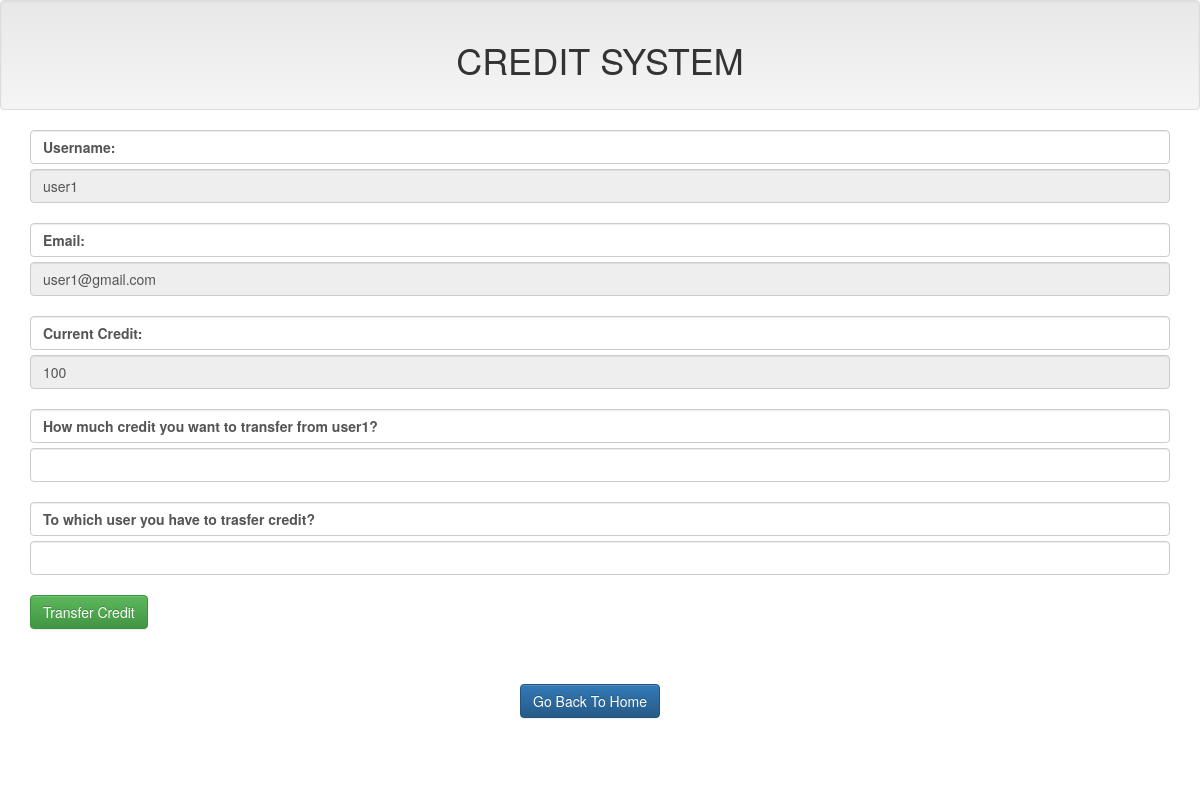
Screenshot of /users/user1.php with the database file from the repository.
### tables this page shows
CREATE TABLE `users` (
  `id` int(11) NOT NULL,
  `username` varchar(20) NOT NULL,
  `credit` int(11) NOT NULL,
  `email` varchar(30) NOT NULL
);

### dbcon.php (called while the page is built, shortened)
<?php
	$con = mysqli_connect('localhost','id9722619_root','abhishek','id9722619_credit');
  $query1 = " SELECT * FROM `users` WHERE `username` = 'user1' ";
  $run1 = mysqli_query($con, $query1);
  $user1 = mysqli_fetch_assoc($run1);
?>

### users/user1.php (the view, shortened to what this page needs)
<?php
      include '../dbcon.php';
      include '../includes/header.php';
 ?>
 <div class="container">
   <form action="user1.php" method="post">
        <div class="form-group">
          <div>
            <label for="username" class="form-control">Username:</label>
            <input class="form-control" type="text" name="user" value="<?php echo $user1['username'] ?>" placeholder="<?php echo $user1['username']; ?>" disabled> <br/>
            <label for="email" class="form-control">Email:</label>
            <input class="form-control" type="text" name="email" value="<?php echo $user1['email']; ?>" placeholder="<?php echo $user1['email']; ?>" disabled><br/>
            <label for="currentcredit" class="form-control">Current Credit:</label>
            <input type="text" name="currentcredit" value="<?php echo $user1['credit']; ?>" class="form-control" placeholder="<?php echo $user1['credit']; ?>" disabled><br/>
            <label for="transfer" class="form-control">How much credit you want to transfer from <?php echo $user1['username']; ?>?</label>
            <input type="number" name="credit" class="form-control" ><br/>
            <label for="touser" class="form-control">To which user you have to trasfer credit?</label>
            <input type="text" name="touser"class="form-control"><br/>
            <input type="submit" name="transfer" value="Transfer Credit" class="btn btn-success">
          </div>
        </div>
   </form>
 </div>
<?php include '../includes/footer.php'; ?>

### rows the page displays
users: user "user1", email "user1@gmail.com", currentcredit "100", username "user1"
